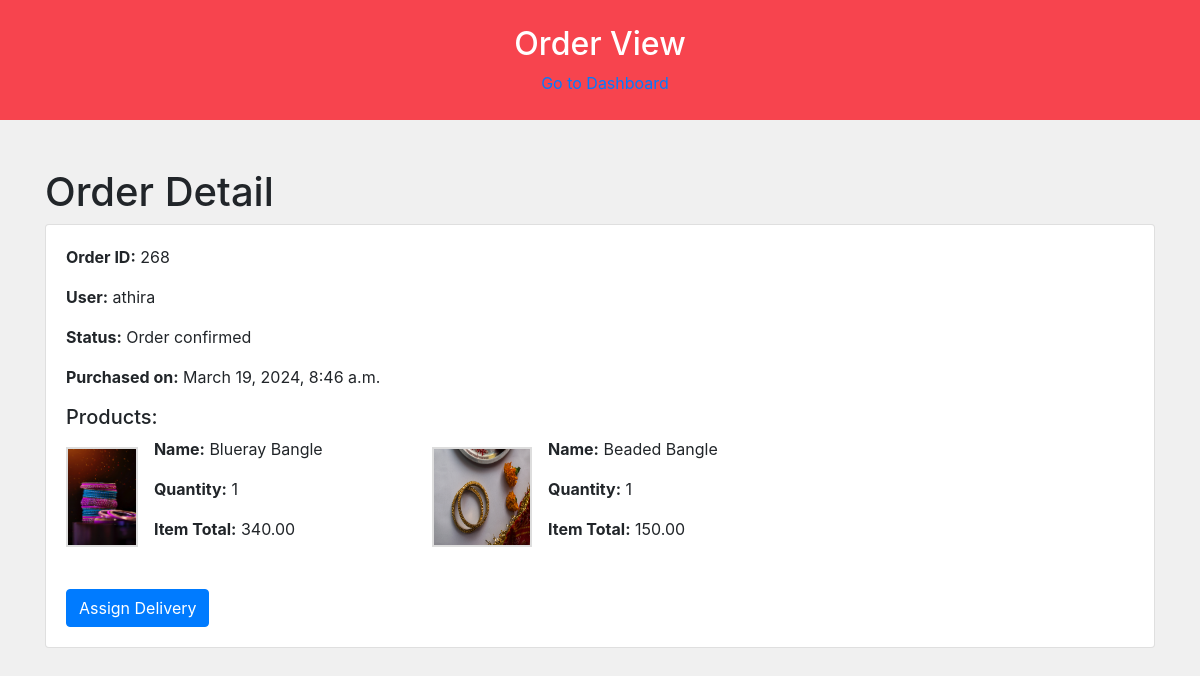
/orderdetailview/268/, run on the app's committed database.
### firstapp/models.py (models this page shows, shortened)
class Order(models.Model):
     STATUS = (
        ('Order Confirmed', 'Order Confirmed'),
        ('Processing', 'Processing'),
        ('Shipped', 'Shipped'),
        ('Delivered', 'Delivered'),
        ('Cancelled', 'Cancelled'),
    )
     DELIVERY_STATUS_CHOICES = [
        ('PENDING', 'Pending'),
        ('OUT_FOR_DELIVERY', 'Out for Delivery'),
        ('DELIVERED', 'Delivered'),
    ]
     user = models.ForeignKey(CustomUser, on_delete=models.CASCADE)
     products = models.ManyToManyField(Product1, through='OrderItem')
     total_amount = models.DecimalField(max_digits=10, decimal_places=2)
     payment_id= models.CharField(blank=True, max_length=100, null=True)
     payment_status= models.BooleanField(default=False)
     status = models.CharField(max_length=20, choices=STATUS, default='Order Confirmed')
     created_at = models.DateTimeField(auto_now_add=True)
     delivery_status = models.CharField(max_length=20, choices=DELIVERY_STATUS_CHOICES, default='PENDING')

class CustomUser(AbstractUser):
    ADMIN = 1
    CUSTOMER = 2
    DELIVERYTEAM = 3
    USER_TYPES = (
        (ADMIN, 'Admin'),
        (CUSTOMER, 'Customer'),
        (DELIVERYTEAM, 'Deliveryteam')
    )
    user_types = models.PositiveSmallIntegerField(choices=USER_TYPES,default='2')
    fullName = models.CharField(max_length=50)
    email = models.EmailField(max_length=100)
    phone = models.CharField(max_length=12, blank=True)
    password = models.CharField(max_length=128)
    is_admin = models.BooleanField(default=False)
    is_staff = models.BooleanField(default=False)
    is_active = models.BooleanField(default=True)
    is_superadmin = models.BooleanField(default=False)
    objects = UserManager()

class OrderItem(models.Model):
    order = models.ForeignKey(Order, on_delete=models.CASCADE)
    product = models.ForeignKey(Product1, on_delete=models.CASCADE)
    quantity = models.PositiveIntegerField(default=1)
    item_total = models.DecimalField(max_digits=10, decimal_places=2)

class Product1(models.Model):
    product_name = models.CharField(max_length=255)
    category = models.ForeignKey(Category1, on_delete=models.CASCADE)  # Use ForeignKey to relate to Category
    subcategory = models.ForeignKey(Subcategory1, on_delete=models.CASCADE)  # Use ForeignKey to relate to Subcategory
    stock = models.PositiveIntegerField(default=1, null=True)
    description = models.TextField()
    price = models.DecimalField(max_digits=10, decimal_places=2)
    discount = models.DecimalField(max_digits=5, decimal_places=2, default=0.0)
    sale_price = models.DecimalField(max_digits=10, decimal_places=2, editable=False)
    product_image = models.ImageField(upload_to='product_images/')
    STATUS_CHOICES = [
        ('In Stock', 'In Stock'),
        ('Out of Stock', 'Out of Stock'),
    ]
    status = models.CharField(max_length=20, choices=STATUS_CHOICES, default='In Stock')

### firstapp/views.py (the view)
# urls.py: path('orderdetailview/<int:order_id>/', views.order_detail_view, name='order_detail'),
def order_detail_view(request, order_id):
    order = get_object_or_404(Order, id=order_id)
    order_items = order.orderitem_set.all()  # Fetch related OrderItems
    return render(request, 'orderdetailview.html', {'order': order, 'order_items': order_items})

### templates/orderdetailview.html (shortened to what this page needs)
<!DOCTYPE html>
<html lang="en">
<head>
  <link rel="stylesheet" href="https://stackpath.bootstrapcdn.com/bootstrap/4.5.2/css/bootstrap.min.css">
</head>
<body style="background-color: #f0f0f0;">
    <div class="header">
        <h2><center>Order View</center></h2>
        <a href="{% url 'adminpanel' %}" style="margin-left: 10px;">Go to Dashboard</a>
    </div>
  <div class="container mt-5">
    <h1>Order Detail</h1>
    <div class="card">
      <div class="card-body">
        <p><strong>Order ID:</strong> {{ order.id }}</p>
        <p><strong>User:</strong> {{ order.user.fullName }}</p>
        <p><strong>Status:</strong> {{ order.status }}</p>
        <p><strong>Purchased on:</strong> {{ order.created_at }}</p>
        <h5>Products:</h5>
        <div class="row">
          {% for item in order.orderitem_set.all %}
          <div class="col-md-4 mb-3">
            <div class="d-flex align-items-center">
              <img src="{{ item.product.product_image.url }}" alt="{{ item.product.product_name }}" style="max-width: 100px; height: 100px; border: 2px solid #ddd;">
              <div class="ml-3">
                <p><strong>Name:</strong> {{ item.product.product_name }}</p>
                <p><strong>Quantity:</strong> {{ item.quantity }}</p>
                <p><strong>Item Total:</strong> {{ item.item_total }}</p>
              </div>
            </div>
          </div>
          {% endfor %}
        </div>
        <form method="post" action="{% url 'assign_delivery' order.id %}">
          <button type="submit" class="btn btn-primary mt-3" id="assignDeliveryBtn">Assign Delivery</button>
        </form>
      </div>
    </div>
  </div>
</body>
</html>

### templates/orderdetailview.html (style rules this page uses)
.header { background-color: #f7444e; color: #fff; text-align: center; padding: 1px; position: relative; height: 15vh; display: flex; flex-direction: column; align-items: center; justify-content: center; margin: 0; }

### data on the page
Order: id "268", user.fullName "athira", status "Order confirmed", created_at "March 19, 2024, 8:46 a.m."
OrderItem: product.product_image (picture), product.product_name "Blueray Bangle", quantity "1", item_total "340.00"
OrderItem: product.product_image (picture), product.product_name "Beaded Bangle", quantity "1", item_total "150.00"
